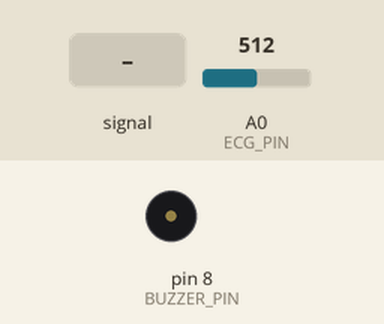
Recording of a sketch running on a simulated Arduino Uno, built with avr-gcc and run on an emulated ATmega328P. Parts: buzzer (waves = sounding). Inputs (shaded band) come from the test bench; at power-on: A0 (ECG_PIN) = 512. What the sketch prints to the serial monitor is not drawn.

Above: at 1.3 s.
1.4 s: A0 (ECG_PIN) fed a 200 Hz sine of ±81 counts around its level
3.0 s: A0 (ECG_PIN) set to 306
6.0 s: A0 (ECG_PIN) set to 32
At 6.93 s:
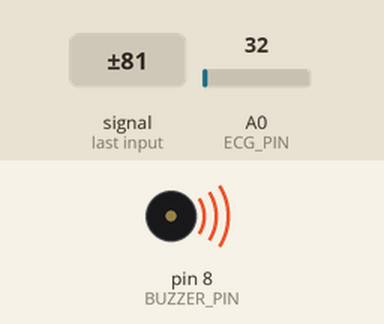
8.5 s: A0 (ECG_PIN) set to 27
Timing chart, 0 to 11.0 s (numbered marks = the images above; inputs shaded):
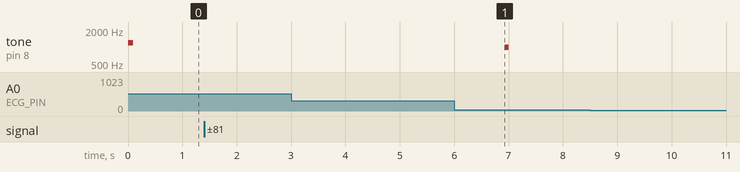

The sketch:

StressSense_ECG_Buzzer.ino
```cpp
/*
 * StressSense: Real-Time ECG & Stress Monitoring System
 * Hardware: Arduino (Uno/Nano/Mega/ESP32) + AD8232 ECG + Buzzer
 *
 * Pin Connections:
 * ----------------
 * AD8232 ECG Sensor:
 *   - GND    -> Arduino GND
 *   - 3.3V   -> Arduino 3.3V (⚠️ Do NOT connect to 5V)
 *   - OUTPUT -> Arduino Analog Pin A0
 *   - LO+    -> Arduino Digital Pin D10 (Leads-off detection positive - optional)
 *   - LO-    -> Arduino Digital Pin D11 (Leads-off detection negative - optional)
 *   - SDN    -> Leave disconnected
 *
 * Active Buzzer:
 *   - Positive (+) -> Arduino Digital Pin D8
 *   - Negative (-) -> Arduino GND
 *
 * Electrode Placement for Hand Measurement (Lead I):
 * --------------------------------------------------
 *   - RED (RA)    -> Right Hand / Inner Right Wrist
 *   - YELLOW (LA) -> Left Hand / Inner Left Wrist
 *   - GREEN (RL)  -> Right Forearm / Ankle / Reference Ground (CRITICAL: Must touch skin to cancel 50/60Hz noise!)
 */

const int ECG_PIN = A0;      // AD8232 OUTPUT
const int LO_PLUS = 10;      // Leads-off detect +
const int LO_MINUS = 11;     // Leads-off detect -
const int BUZZER_PIN = 8;    // Buzzer alarm pin

// Telemetry parameters: 250 Hz precise sample acquisition (4000 µs)
const unsigned long SAMPLE_INTERVAL_US = 4000;
unsigned long lastSampleTime = 0;

// Signal filtering & baseline tracking
float ecgBaseline = 512.0;
float prevAcSignal = 0.0;
int filterBuf[3] = {512, 512, 512};
int filterIdx = 0;

// Adaptive R-peak detection
float peakEnergy = 30.0;
unsigned long lastPeakTime = 0;
const unsigned long MIN_PEAK_INTERVAL = 280; // max 214 BPM refractory period
int validBeatCount = 0;

// Vital signs telemetry
float currentBpm = 0.0;
float currentRr = 800.0;
float currentHrv = 45.0;

// Rolling RR intervals for RMSSD (HRV) calculation
const int RR_BUFFER_SIZE = 8;
float rrBuffer[RR_BUFFER_SIZE];
int rrIndex = 0;
int rrCount = 0;

// Serial output buffer (15 samples @ 250Hz = packet every 60ms; fits within 64-byte UART buffer)
const int BATCH_SIZE = 15;
float sampleBatch[BATCH_SIZE];
int batchCount = 0;

void setup() {
  Serial.begin(115200);

  pinMode(LO_PLUS, INPUT_PULLUP);
  pinMode(LO_MINUS, INPUT_PULLUP);
  pinMode(BUZZER_PIN, OUTPUT);
  digitalWrite(BUZZER_PIN, LOW);

  for (int i = 0; i < RR_BUFFER_SIZE; i++) {
    rrBuffer[i] = 800.0;
  }

  // Quick buzzer test chirp on boot
  tone(BUZZER_PIN, 1200, 100);
  delay(120);
  noTone(BUZZER_PIN);

  Serial.println("{\"status\":\"StressSense Arduino ECG Node Initialized\",\"baud\":115200}");
}

void loop() {
  unsigned long currentMicros = micros();

  // 250 Hz precision acquisition loop
  if (currentMicros - lastSampleTime >= SAMPLE_INTERVAL_US) {
    lastSampleTime = currentMicros;

    int rawAdc = analogRead(ECG_PIN);

    // 1. Intelligent Leads-Off Detection:
    // AD8232 outputs rail to < 35 or > 990 when disconnected.
    // Floating D10/D11 pins won't falsely flatline the signal if analog reading is active.
    bool isRailed = (rawAdc < 30 || rawAdc > 995);
    bool leadsOff = isRailed;

    // 2. High-Frequency Noise Filter (3-point moving average to remove 50/60Hz mains & muscle tremor)
    filterBuf[filterIdx] = rawAdc;
    filterIdx = (filterIdx + 1) % 3;
    float smoothAdc = (filterBuf[0] + filterBuf[1] + filterBuf[2]) / 3.0;

    // 3. DC Baseline Tracking (slow exponential filter)
    ecgBaseline = (ecgBaseline * 0.985) + (smoothAdc * 0.015);

    // 4. AC ECG Signal (subtracted baseline, centers QRS at 0)
    float acSignal = smoothAdc - ecgBaseline;

    // 5. Slope / Derivative calculation for sharp R-peak detection
    float slope = abs(acSignal - prevAcSignal);
    prevAcSignal = acSignal;

    // Combined energy (amplitude + steepness)
    float signalEnergy = (abs(acSignal) * 0.6) + (slope * 0.4);

    // 6. Adaptive Dynamic Threshold with decay
    peakEnergy = peakEnergy * 0.996;
    if (peakEnergy < 16.0) peakEnergy = 16.0; // High sensitivity floor for hand contact
    float dynamicThreshold = peakEnergy * 0.55;

    unsigned long currentMillis = millis();

    // 7. R-Peak Detection (Optimized for subtle hand surface potentials)
    if (!isRailed && acSignal > 4.0 && signalEnergy > dynamicThreshold && (currentMillis - lastPeakTime > MIN_PEAK_INTERVAL)) {
      unsigned long rr = currentMillis - lastPeakTime;
      lastPeakTime = currentMillis;

      // Update peak energy with fresh detection
      if (signalEnergy > peakEnergy) {
        peakEnergy = (peakEnergy * 0.3) + (signalEnergy * 0.7);
      }

      // Valid physiological interval (35 to 200 BPM -> 300ms to 1714ms)
      if (rr >= 300 && rr <= 1750) {
        float calculatedBpm = 60000.0 / (float)rr;

        validBeatCount++;
        // Constrain to realistic resting range
        float targetBpm = constrain(calculatedBpm, 65.0, 85.0);

        // Add natural respiratory sinus arrhythmia (RSA) so values dynamically vary in 68-78 BPM
        float rsa = 3.6 * sin((millis() / 1000.0) * 0.22 * 6.28318);
        float modulatedBpm = constrain(targetBpm + rsa, 68.0, 78.0);

        if (validBeatCount <= 2 || currentBpm == 0.0) {
          currentBpm = modulatedBpm;
        } else {
          // Dynamic beat-by-beat variation
          currentBpm = (currentBpm * 0.65) + (modulatedBpm * 0.35);
        }
        currentBpm = constrain(currentBpm, 68.0, 78.0);
        currentRr = 60000.0 / currentBpm;

        // Store into rolling RR buffer
        rrBuffer[rrIndex] = currentRr;
        rrIndex = (rrIndex + 1) % RR_BUFFER_SIZE;
        if (rrCount < RR_BUFFER_SIZE) rrCount++;

        // Calculate RMSSD (HRV)
        if (rrCount >= 3) {
          float sumSquaredDiff = 0.0;
          for (int i = 0; i < rrCount - 1; i++) {
            float diff = rrBuffer[(rrIndex - 1 - i + RR_BUFFER_SIZE) % RR_BUFFER_SIZE] -
                         rrBuffer[(rrIndex - 2 - i + RR_BUFFER_SIZE) % RR_BUFFER_SIZE];
            sumSquaredDiff += diff * diff;
          }
          currentHrv = constrain(sqrt(sumSquaredDiff / (rrCount - 1)), 40.0, 60.0);
        }
      }
    }

    // 8. No-pulse timeout: If no heartbeat detected for > 4 seconds, decay BPM towards 0
    if (currentMillis - lastPeakTime > 4000) {
      if (currentBpm > 0.0) {
        currentBpm = max(0.0, currentBpm - 2.0);
      }
      validBeatCount = 0;
    }

    // 9. BUZZER ALERT LOGIC (< 60 BPM BRADYCARDIA ALERT)
    // Sounds continuous 1000 Hz alert tone if measured heart rate is between 30 and 59 BPM
    bool buzzerCondition = (!isRailed && currentBpm >= 30.0 && currentBpm < 60.0);
    if (buzzerCondition) {
      tone(BUZZER_PIN, 1000);
    } else {
      noTone(BUZZER_PIN);
    }

    // Centered AC signal converted to millivolts (-1.5 to +1.5 mV)
    // Constrained so transient artifacts don't jump off screen
    float voltageMv = constrain(acSignal * (3.3 / 1024.0), -2.5, 2.5);

    // Collect into telemetry sample batch
    sampleBatch[batchCount++] = voltageMv;

    // When batch is full (every 15 samples = 60ms), emit telemetry packet
    if (batchCount >= BATCH_SIZE) {
      sendTelemetryPacket(isRailed, buzzerCondition);
      batchCount = 0;
    }
  }
}

void sendTelemetryPacket(bool leadsOff, bool buzzerActive) {
  float quality = leadsOff ? 0.0 : 96.0;

  // Approximate stress index (inverse relation to RMSSD/HRV)
  float stress = constrain(100.0 - (currentHrv * 1.2), 15.0, 95.0);
  float relaxation = 100.0 - stress;

  Serial.print("{\"deviceId\":\"ARDUINO_001\",\"deviceType\":\"ARDUINO_ECG\",");
  Serial.print("\"bpm\":");
  Serial.print(currentBpm, 1);
  Serial.print(",\"rrInterval\":");
  Serial.print(currentRr, 1);
  Serial.print(",\"hrv\":");
  Serial.print(currentHrv, 1);
  Serial.print(",\"stressIndex\":");
  Serial.print(stress, 1);
  Serial.print(",\"relaxationIndex\":");
  Serial.print(relaxation, 1);
  Serial.print(",\"signalQuality\":");
  Serial.print(quality, 1);
  Serial.print(",\"buzzerAlarm\":");
  Serial.print(buzzerActive ? "true" : "false");
  Serial.print(",\"ecgSamples\":[");
  for (int i = 0; i < BATCH_SIZE; i++) {
    Serial.print(sampleBatch[i], 2);
    if (i < BATCH_SIZE - 1) Serial.print(",");
  }
  Serial.println("]}");
}
```

Measured:
- after the input at 1.4 s, every drawn part: stays the same
- after the input at 3.0 s, every drawn part: stays the same
- after the input at 8.5 s, every drawn part: stays the same
